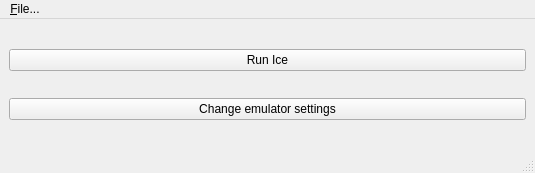
<?xml version="1.0" encoding="UTF-8"?>
<ui version="4.0">
 <class>MainWindow</class>
 <widget class="QMainWindow" name="MainWindow">
  <property name="geometry">
   <rect>
    <x>0</x>
    <y>0</y>
    <width>535</width>
    <height>173</height>
   </rect>
  </property>
  <property name="windowTitle">
   <string>Ice</string>
  </property>
  <widget class="QWidget" name="centralwidget">
   <layout class="QVBoxLayout" name="verticalLayout_2">
    <item>
     <widget class="QPushButton" name="btnRunIce">
      <property name="text">
       <string>Run Ice</string>
      </property>
     </widget>
    </item>
    <item>
     <widget class="QPushButton" name="btnSettings">
      <property name="text">
       <string>Change emulator settings</string>
      </property>
     </widget>
    </item>
   </layout>
  </widget>
  <widget class="QMenuBar" name="menubar">
   <property name="geometry">
    <rect>
     <x>0</x>
     <y>0</y>
     <width>535</width>
     <height>28</height>
    </rect>
   </property>
   <widget class="QMenu" name="menu_File">
    <property name="title">
     <string>&amp;File...</string>
    </property>
    <addaction name="separator"/>
    <addaction name="actionQuit"/>
   </widget>
   <addaction name="menu_File"/>
  </widget>
  <widget class="QStatusBar" name="statusbar"/>
  <action name="actionQuit">
   <property name="text">
    <string>&amp;Quit</string>
   </property>
  </action>
 </widget>
 <resources/>
 <connections/>
</ui>
